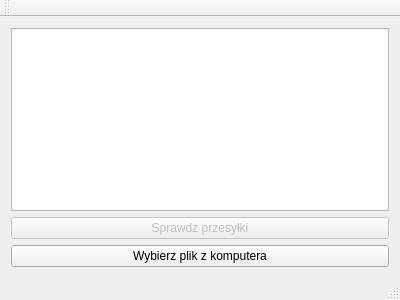
<?xml version="1.0" encoding="UTF-8"?>
<ui version="4.0">
 <class>MainWindow</class>
 <widget class="QMainWindow" name="MainWindow">
  <property name="geometry">
   <rect>
    <x>0</x>
    <y>0</y>
    <width>400</width>
    <height>300</height>
   </rect>
  </property>
  <property name="windowTitle">
   <string>MainWindow</string>
  </property>
  <widget class="QWidget" name="centralWidget">
   <layout class="QVBoxLayout" name="verticalLayout">
    <item>
     <widget class="QTextEdit" name="numery"/>
    </item>
    <item>
     <widget class="QPushButton" name="pushButton">
      <property name="enabled">
       <bool>false</bool>
      </property>
      <property name="text">
       <string>Sprawdz przesyłki</string>
      </property>
     </widget>
    </item>
    <item>
     <widget class="QPushButton" name="pushButton_2">
      <property name="text">
       <string>Wybierz plik z komputera</string>
      </property>
     </widget>
    </item>
   </layout>
  </widget>
  <widget class="QMenuBar" name="menuBar">
   <property name="geometry">
    <rect>
     <x>0</x>
     <y>0</y>
     <width>400</width>
     <height>21</height>
    </rect>
   </property>
  </widget>
  <widget class="QToolBar" name="mainToolBar">
   <attribute name="toolBarArea">
    <enum>TopToolBarArea</enum>
   </attribute>
   <attribute name="toolBarBreak">
    <bool>false</bool>
   </attribute>
  </widget>
  <widget class="QStatusBar" name="statusBar"/>
 </widget>
 <layoutdefault spacing="6" margin="11"/>
 <resources/>
 <connections/>
</ui>
